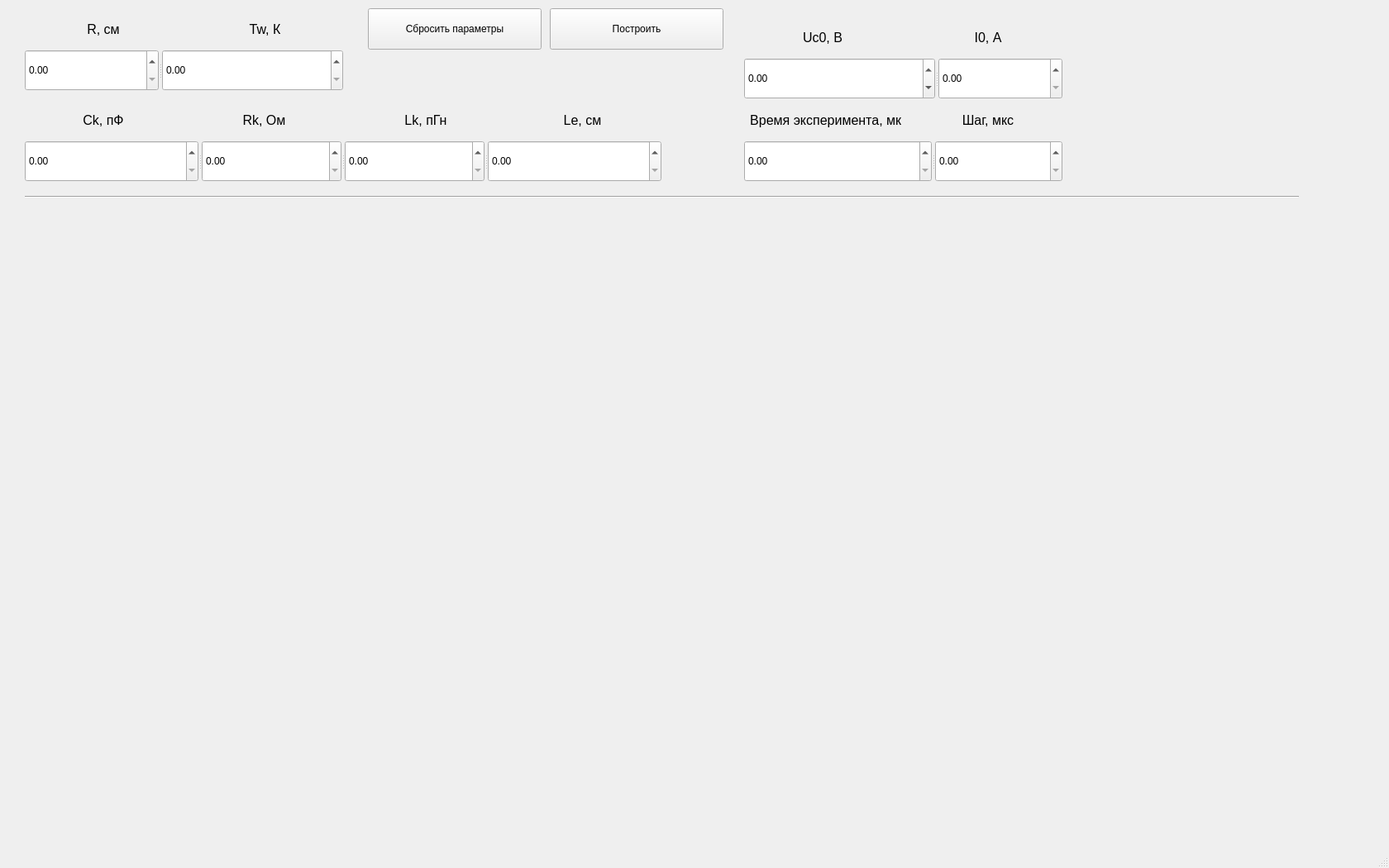
<?xml version="1.0" encoding="UTF-8"?>
<ui version="4.0">
 <class>MainWindow</class>
 <widget class="QMainWindow" name="MainWindow">
  <property name="geometry">
   <rect>
    <x>0</x>
    <y>0</y>
    <width>1680</width>
    <height>1050</height>
   </rect>
  </property>
  <property name="windowTitle">
   <string>MainWindow</string>
  </property>
  <widget class="QWidget" name="centralwidget">
   <widget class="MplWidget" name="MplWidget" native="true">
    <property name="geometry">
     <rect>
      <x>0</x>
      <y>250</y>
      <width>1560</width>
      <height>455</height>
     </rect>
    </property>
   </widget>
   <widget class="Line" name="line">
    <property name="geometry">
     <rect>
      <x>30</x>
      <y>230</y>
      <width>1541</width>
      <height>16</height>
     </rect>
    </property>
    <property name="orientation">
     <enum>Qt::Horizontal</enum>
    </property>
   </widget>
   <widget class="QSplitter" name="splitter_3">
    <property name="geometry">
     <rect>
      <x>900</x>
      <y>170</y>
      <width>385</width>
      <height>50</height>
     </rect>
    </property>
    <property name="orientation">
     <enum>Qt::Horizontal</enum>
    </property>
    <widget class="QDoubleSpinBox" name="spin_end">
     <property name="maximum">
      <double>100000.000000000000000</double>
     </property>
    </widget>
    <widget class="QDoubleSpinBox" name="spin_step"/>
   </widget>
   <widget class="QSplitter" name="splitter_4">
    <property name="geometry">
     <rect>
      <x>900</x>
      <y>70</y>
      <width>385</width>
      <height>50</height>
     </rect>
    </property>
    <property name="orientation">
     <enum>Qt::Horizontal</enum>
    </property>
    <widget class="QDoubleSpinBox" name="spin_Uc0">
     <property name="minimum">
      <double>-100000.000000000000000</double>
     </property>
     <property name="maximum">
      <double>100000.000000000000000</double>
     </property>
    </widget>
    <widget class="QDoubleSpinBox" name="spin_I0"/>
   </widget>
   <widget class="QLabel" name="label">
    <property name="geometry">
     <rect>
      <x>30</x>
      <y>10</y>
      <width>190</width>
      <height>50</height>
     </rect>
    </property>
    <property name="font">
     <font>
      <pointsize>12</pointsize>
     </font>
    </property>
    <property name="text">
     <string>R, см</string>
    </property>
    <property name="alignment">
     <set>Qt::AlignCenter</set>
    </property>
   </widget>
   <widget class="QLabel" name="label_2">
    <property name="geometry">
     <rect>
      <x>230</x>
      <y>10</y>
      <width>181</width>
      <height>50</height>
     </rect>
    </property>
    <property name="font">
     <font>
      <pointsize>12</pointsize>
     </font>
    </property>
    <property name="text">
     <string>Tw, К</string>
    </property>
    <property name="alignment">
     <set>Qt::AlignCenter</set>
    </property>
   </widget>
   <widget class="QLabel" name="label_3">
    <property name="geometry">
     <rect>
      <x>30</x>
      <y>120</y>
      <width>190</width>
      <height>50</height>
     </rect>
    </property>
    <property name="font">
     <font>
      <pointsize>12</pointsize>
     </font>
    </property>
    <property name="text">
     <string>Ck, пФ</string>
    </property>
    <property name="alignment">
     <set>Qt::AlignCenter</set>
    </property>
   </widget>
   <widget class="QLabel" name="label_4">
    <property name="geometry">
     <rect>
      <x>229</x>
      <y>120</y>
      <width>181</width>
      <height>50</height>
     </rect>
    </property>
    <property name="font">
     <font>
      <pointsize>12</pointsize>
     </font>
    </property>
    <property name="text">
     <string>Rk, Ом</string>
    </property>
    <property name="alignment">
     <set>Qt::AlignCenter</set>
    </property>
   </widget>
   <widget class="QLabel" name="label_5">
    <property name="geometry">
     <rect>
      <x>420</x>
      <y>120</y>
      <width>190</width>
      <height>50</height>
     </rect>
    </property>
    <property name="font">
     <font>
      <pointsize>12</pointsize>
     </font>
    </property>
    <property name="text">
     <string>Lk, пГн</string>
    </property>
    <property name="alignment">
     <set>Qt::AlignCenter</set>
    </property>
   </widget>
   <widget class="QLabel" name="label_6">
    <property name="geometry">
     <rect>
      <x>609</x>
      <y>120</y>
      <width>191</width>
      <height>50</height>
     </rect>
    </property>
    <property name="font">
     <font>
      <pointsize>12</pointsize>
     </font>
    </property>
    <property name="text">
     <string>Le, см</string>
    </property>
    <property name="alignment">
     <set>Qt::AlignCenter</set>
    </property>
   </widget>
   <widget class="QLabel" name="label_7">
    <property name="geometry">
     <rect>
      <x>900</x>
      <y>20</y>
      <width>190</width>
      <height>50</height>
     </rect>
    </property>
    <property name="font">
     <font>
      <pointsize>12</pointsize>
     </font>
    </property>
    <property name="text">
     <string>Uc0, В</string>
    </property>
    <property name="alignment">
     <set>Qt::AlignCenter</set>
    </property>
   </widget>
   <widget class="QLabel" name="label_8">
    <property name="geometry">
     <rect>
      <x>1100</x>
      <y>20</y>
      <width>190</width>
      <height>50</height>
     </rect>
    </property>
    <property name="font">
     <font>
      <pointsize>12</pointsize>
     </font>
    </property>
    <property name="text">
     <string>I0, А</string>
    </property>
    <property name="alignment">
     <set>Qt::AlignCenter</set>
    </property>
   </widget>
   <widget class="QLabel" name="label_9">
    <property name="geometry">
     <rect>
      <x>849</x>
      <y>120</y>
      <width>241</width>
      <height>50</height>
     </rect>
    </property>
    <property name="font">
     <font>
      <pointsize>12</pointsize>
     </font>
    </property>
    <property name="text">
     <string>               Время эксперимента, мкс</string>
    </property>
    <property name="alignment">
     <set>Qt::AlignCenter</set>
    </property>
   </widget>
   <widget class="QLabel" name="label_10">
    <property name="geometry">
     <rect>
      <x>1100</x>
      <y>120</y>
      <width>190</width>
      <height>50</height>
     </rect>
    </property>
    <property name="font">
     <font>
      <pointsize>12</pointsize>
     </font>
    </property>
    <property name="text">
     <string>Шаг, мкс</string>
    </property>
    <property name="alignment">
     <set>Qt::AlignCenter</set>
    </property>
   </widget>
   <widget class="QSplitter" name="splitter_2">
    <property name="geometry">
     <rect>
      <x>30</x>
      <y>170</y>
      <width>770</width>
      <height>50</height>
     </rect>
    </property>
    <property name="orientation">
     <enum>Qt::Horizontal</enum>
    </property>
    <widget class="QDoubleSpinBox" name="spin_Ck">
     <property name="prefix">
      <string/>
     </property>
     <property name="decimals">
      <number>2</number>
     </property>
     <property name="minimum">
      <double>0.000000000000000</double>
     </property>
     <property name="maximum">
      <double>9999.000000000000000</double>
     </property>
    </widget>
    <widget class="QDoubleSpinBox" name="spin_Rk"/>
    <widget class="QDoubleSpinBox" name="spin_Lk"/>
    <widget class="QDoubleSpinBox" name="spin_Le">
     <property name="maximum">
      <double>9999.990000000000009</double>
     </property>
    </widget>
   </widget>
   <widget class="QSplitter" name="splitter">
    <property name="geometry">
     <rect>
      <x>30</x>
      <y>60</y>
      <width>385</width>
      <height>50</height>
     </rect>
    </property>
    <property name="orientation">
     <enum>Qt::Horizontal</enum>
    </property>
    <widget class="QDoubleSpinBox" name="spin_R"/>
    <widget class="QDoubleSpinBox" name="spin_Tw">
     <property name="maximum">
      <double>10000.000000000000000</double>
     </property>
    </widget>
   </widget>
   <widget class="QPushButton" name="btn_run">
    <property name="geometry">
     <rect>
      <x>665</x>
      <y>10</y>
      <width>210</width>
      <height>50</height>
     </rect>
    </property>
    <property name="text">
     <string>Построить</string>
    </property>
   </widget>
   <widget class="QPushButton" name="btn_reset">
    <property name="geometry">
     <rect>
      <x>445</x>
      <y>10</y>
      <width>210</width>
      <height>50</height>
     </rect>
    </property>
    <property name="text">
     <string>Сбросить параметры</string>
    </property>
   </widget>
  </widget>
  <widget class="QMenuBar" name="menubar">
   <property name="geometry">
    <rect>
     <x>0</x>
     <y>0</y>
     <width>1600</width>
     <height>26</height>
    </rect>
   </property>
  </widget>
  <widget class="QStatusBar" name="statusbar"/>
 </widget>
 <customwidgets>
  <customwidget>
   <class>MplWidget</class>
   <extends>QWidget</extends>
   <header>mplwidget.h</header>
   <container>1</container>
  </customwidget>
 </customwidgets>
 <resources/>
 <connections/>
</ui>
